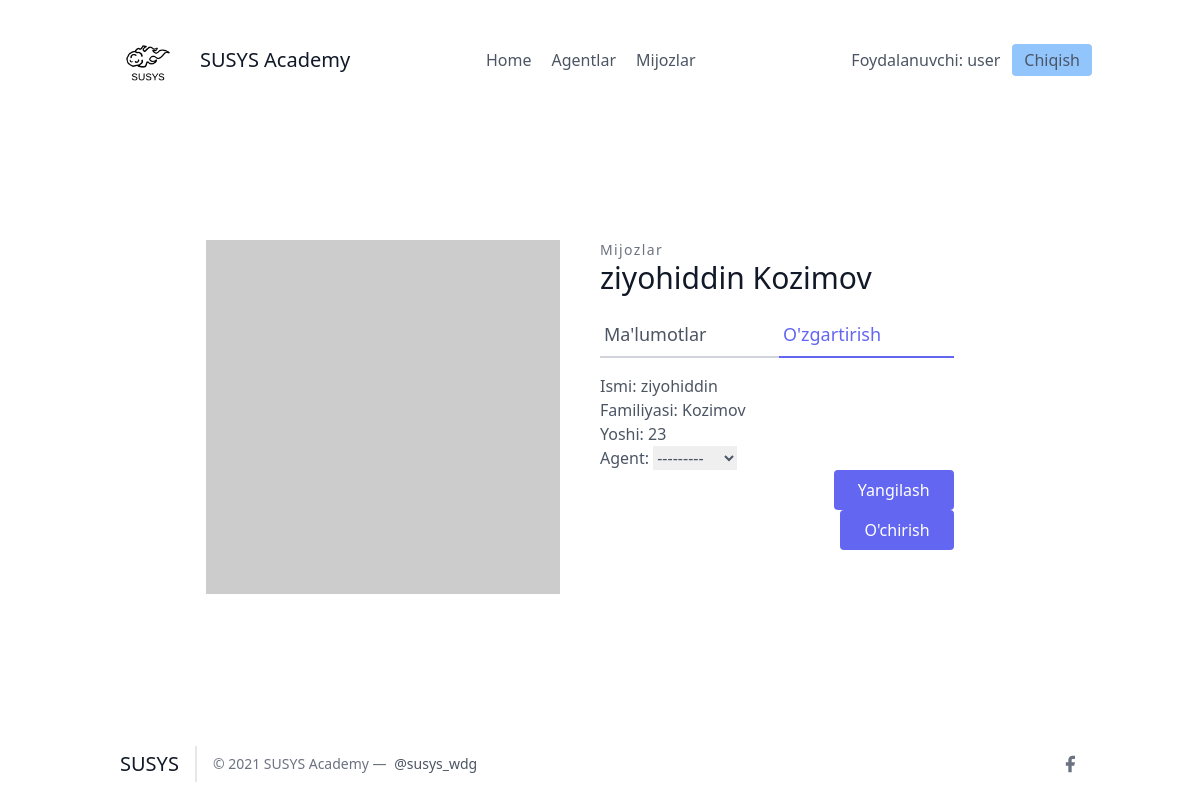
/leads/1/update_detail (signed in), run on the app's committed database.
### leads/models.py (models this page shows, shortened)
class User(AbstractUser):
    is_organisor = models.BooleanField(default=True)
    is_agent = models.BooleanField(default=False)

class Lead(models.Model):
    ismi = models.CharField(max_length=20)
    familiyasi = models.CharField(max_length=20)
    yoshi = models.IntegerField(default=0)
    organisation = models.ForeignKey(UserProfile, on_delete=models.CASCADE)
    agent = models.ForeignKey("Agent", null=True, blank=True, on_delete=models.SET_NULL)

### leads/views.py (the view, shortened to what this page needs)
# urls.py: path('<int:pk>/update_detail', LeadUpdateView.as_view(), name="update"),
class LeadUpdateView(OrganiserAndLoginRequiredMixin, UpdateView):
    template_name = "leads/leads_update.html"
    queryset = Lead.objects.all()
    form_class = LeadModelForm

### leads/forms.py
class LeadModelForm(forms.ModelForm):
    class Meta:
        model = Lead
        fields = (
            "ismi",
            "familiyasi",
            "yoshi",
            "agent"
        )

### agents/mixins.py (called while the page is built)
    def dispatch(self, request, *args, **kwargs):
        if not request.user.is_authenticated or not request.user.is_organisor:
            return redirect("login")
        return super().dispatch(request, *args, **kwargs)

### leads/models.py (called while the page is built)
    def __str__(self):
        return str(self.user)

### leads/templates/leads/leads_update.html (shortened to what this page needs)
{% extends 'base.html' %}
{% block content %}
    <section class="text-gray-600 body-font overflow-hidden">
    <div class="container px-5 py-24 mx-auto">
    <div class="lg:w-4/5 mx-auto flex flex-wrap">
        <img alt="ecommerce" class="lg:w-1/2 w-full lg:pr-10 lg:py-6 mb-6 lg:mb-0 object-cover object-center rounded" src="https://dummyimage.com/400x400">
      <div class="lg:w-1/2 w-full lg:pr-10 lg:py-6 mb-6 lg:mb-0">
        <h2 class="text-sm title-font text-gray-500 tracking-widest">Mijozlar</h2>
        <h1 class="text-gray-900 text-3xl title-font font-medium mb-4">{{ lead.ismi }} {{ lead.familiyasi }}</h1>
        <div class="flex mb-4">
            <a href="{% url 'leads:detallar' lead.pk %}" class="flex-grow border-b-2 border-gray-300 py-2 text-lg px-1">
                Ma'lumotlar
            </a>
            <a href="{% url 'leads:update' lead.pk %}" class="flex-grow text-indigo-500 border-b-2 border-indigo-500 py-2 text-lg px-1">
                O'zgartirish
            </a>
        </div>
        <form method="post">
            <p>
            {{ form.as_p }}
            <button type="submit" class="flex ml-auto text-white bg-indigo-500 border-0 py-2 px-6 focus:outline-none hover:bg-indigo-600 rounded">Yangilash</button>
            <button class="flex ml-auto text-white bg-indigo-500 border-0 py-2 px-6 focus:outline-none hover:bg-indigo-600 rounded"><a href="{% url 'leads:delete' lead.pk %}">O'chirish </a></button>
        </form>
      </div>
    </div>
    </div>
    </section>
{% endblock %}

### frontend/details/navbar.html
{% load static %}
<header class="text-gray-600 body-font">
  <div class="container mx-auto flex flex-wrap p-5 flex-col md:flex-row items-center">
    <a class="flex title-font font-medium items-center text-gray-900 mb-4 md:mb-0">
      <img src="{% static 'img/logo-dark.png' %}" style="width: 80px;" alt="Logo">
      <span class="ml-3 text-xl">SUSYS Academy</span>
    </a>
    <nav class="md:ml-auto md:mr-auto flex flex-wrap items-center text-base justify-center">
      <a href="/" class="mr-5 hover:text-gray-900">Home</a>
    {% if not request.user.is_authenticated %}
      </nav>
        <button class="inline-flex items-center bg-blue-300 border-0 py-1 px-3 focus:outline-none hover:bg-blue-200 rounded text-base mt-4 md:mt-0" style="margin-right: 20px">
          <a  href="{% url 'signup' %}">Ro'yxatdan o'tish
          </a>
        </button>
    {% else %}
        {% if request.user.is_organisor %}
        <a href="/agents/" class="mr-5 hover:text-gray-900">Agentlar</a>
        {% endif %}
        <a href="/leads/" class="mr-5 hover:text-gray-900">Mijozlar</a>
      </nav>
    {% endif %}
    {% if request.user.is_authenticated %}
      Foydalanuvchi: {{ request.user.username }}
      <button class="ml-3 inline-flex items-center bg-blue-300 border-0 py-1 px-3 focus:outline-none hover:bg-blue-200 rounded text-base mt-4 md:mt-0">
        <a  href="{% url 'logout' %}">Chiqish
        </a>
      </button>
    {% else %}
    <button class="inline-flex items-center bg-blue-300 border-0 py-1 px-3 focus:outline-none hover:bg-blue-200 rounded text-base mt-4 md:mt-0">
      <a href="{% url 'login' %}">Kirish
    </a>
    </button>
    {% endif %}
  </div>
</header>

### data on the page
User: user.username "user"
Lead: ismi "ziyohiddin", familiyasi "Kozimov", yoshi "23", agent "---------"
